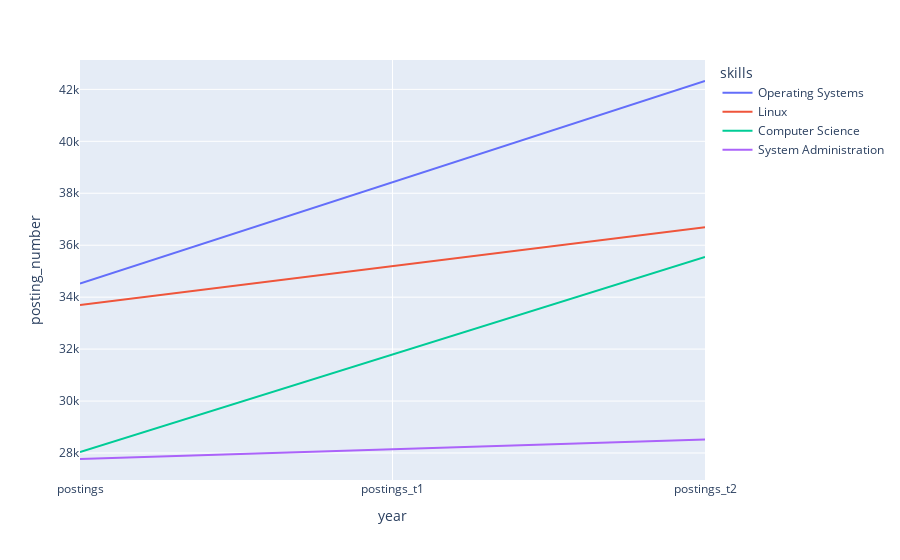

The notebook cell saved with this chart:
### Code cell
selected_data = specialised_ncsa[['skills', 'postings', 'postings_t1', 'postings_t2']].iloc[:4]
selected_data_long = pd.melt(selected_data, id_vars=['skills'], var_name='year', value_name='posting_number')

selected_data_long

fig = px.line(selected_data_long, x='year', y='posting_number', color='skills')
fig.show()

### Figure 1 — Plotly figure (JSON) as saved in the notebook; plotly's stock layout.template omitted (floating-point values rounded to 4 significant figures)
{"data": [{"hovertemplate": "skills=Operating Systems<br>year=%{x}<br>posting_number=%{y}<extra></extra>", "legendgroup": "Operating Systems", "line": {"color": "#636efa", "dash": "solid"}, "marker": {"symbol": "circle"}, "mode": "lines", "name": "Operating Systems", "orientation": "v", "showlegend": true, "type": "scatter", "x": ["postings", "postings_t1", "postings_t2"], "xaxis": "x", "y": [34521, 38421, 42322], "yaxis": "y"}, {"hovertemplate": "skills=Linux<br>year=%{x}<br>posting_number=%{y}<extra></extra>", "legendgroup": "Linux", "line": {"color": "#EF553B", "dash": "solid"}, "marker": {"symbol": "circle"}, "mode": "lines", "name": "Linux", "orientation": "v", "showlegend": true, "type": "scatter", "x": ["postings", "postings_t1", "postings_t2"], "xaxis": "x", "y": [33693, 35192, 36691], "yaxis": "y"}, {"hovertemplate": "skills=Computer Science<br>year=%{x}<br>posting_number=%{y}<extra></extra>", "legendgroup": "Computer Science", "line": {"color": "#00cc96", "dash": "solid"}, "marker": {"symbol": "circle"}, "mode": "lines", "name": "Computer Science", "orientation": "v", "showlegend": true, "type": "scatter", "x": ["postings", "postings_t1", "postings_t2"], "xaxis": "x", "y": [28033, 31789, 35545], "yaxis": "y"}, {"hovertemplate": "skills=System Administration<br>year=%{x}<br>posting_number=%{y}<extra></extra>", "legendgroup": "System Administration", "line": {"color": "#ab63fa", "dash": "solid"}, "marker": {"symbol": "circle"}, "mode": "lines", "name": "System Administration", "orientation": "v", "showlegend": true, "type": "scatter", "x": ["postings", "postings_t1", "postings_t2"], "xaxis": "x", "y": [27769, 28143, 28518], "yaxis": "y"}], "layout": {"autosize": true, "legend": {"title": {"text": "skills"}, "tracegroupgap": 0}, "margin": {"t": 60}, "xaxis": {"anchor": "y", "autorange": true, "domain": [0, 1], "range": [0, 2], "title": {"text": "year"}, "type": "category"}, "yaxis": {"anchor": "x", "autorange": true, "domain": [0, 1], "range": [26960.0, 43130.0], "title": {"text": "posting_number"}, "type": "linear"}}}
